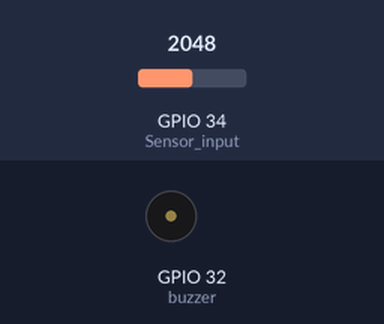
The sketch below on a simulated ESP32. On the bench: buzzer (waves = sounding). Inputs (shaded band) come from the test bench; at power-on: GPIO 34 (Sensor_input) = 2048. WiFi joins after 1.5 s; servers stay silent unless stated; what the sketch prints to the serial monitor is not drawn.

Above: at 0.1 s.
At 12.1 s:
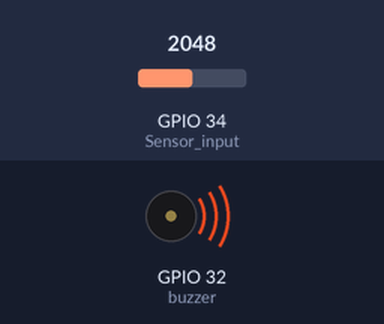
12.2 s: GPIO 34 (Sensor_input) set to 960
Timing chart, 0 to 15.2 s (numbered marks = the images above; inputs shaded):
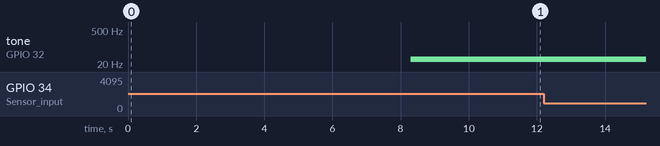

Measured:
- after the input at 12.2 s, every drawn part: stays the same

The sketch:

main.ino
```cpp
#include "WiFi.h"
#include "ThingSpeak.h"

int buzzer = 32;
int Sensor_input = 34;

const char* ssid = "<network-ssid-here>";
const char* password = "<network-password>";

WiFiClient client;

unsigned long lastTime = 0;
unsigned long CHANNEL_NUMBER = 111111; // Replace This with actual channel number

const char* API_KEY = "<API-KEY-HERE>";

void setup() {
  Serial.begin(115200);
  Serial.print("Sensor Warming up!");
  Serial.print("\n");

  pinMode(buzzer, OUTPUT);

  ledcSetup(0, 1E5, 12);
  ledcAttachPin(buzzer, 0);
  WiFi.mode(WIFI_STA);

  ThingSpeak.begin(client);
}

void loop() {
  if ((millis() - lastTime) > 3000) {

    // Connect or reconnect to WiFi
    if (WiFi.status() != WL_CONNECTED) {

      Serial.print("Attempting to connect");

      while (WiFi.status() != WL_CONNECTED) {
        WiFi.begin(ssid, password);
        delay(5000);
      }

      Serial.println("\nConnected.");
    }

    int sensor_Aout = analogRead(Sensor_input);

    Serial.print("Gas Sensor: ");
    Serial.print(sensor_Aout);
    Serial.print("\t");
    Serial.print("\t");

    int x = ThingSpeak.writeField(CHANNEL_NUMBER, 1, sensor_Aout, API_KEY);

    if (sensor_Aout > 1000) {
      Serial.println("Gas");
      ledcWriteTone(buzzer, 800);
      uint8_t octave = 1;
      ledcWriteNote(0,NOTE_C,octave);
    } else {
      Serial.println("No Gas");
      ledcWriteTone(buzzer, 0);
    }

    if (x == 200) {
      Serial.println("Channel update successful.");
    } else {
      Serial.println("Problem updating channel. HTTP error code " + String(x));
    }

    lastTime = millis();
  }
}
```
